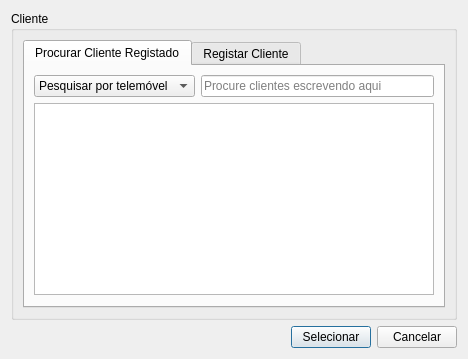
<?xml version="1.0" encoding="UTF-8"?>
<ui version="4.0">
 <class>SelectClientDialog</class>
 <widget class="QDialog" name="SelectClientDialog">
  <property name="geometry">
   <rect>
    <x>0</x>
    <y>0</y>
    <width>462</width>
    <height>322</height>
   </rect>
  </property>
  <property name="windowTitle">
   <string>Seleção/Registo de Cliente</string>
  </property>
  <layout class="QVBoxLayout" name="verticalLayout_2">
   <property name="sizeConstraint">
    <enum>QLayout::SetFixedSize</enum>
   </property>
   <item>
    <widget class="QGroupBox" name="groupBox">
     <property name="title">
      <string>Cliente</string>
     </property>
     <layout class="QVBoxLayout" name="verticalLayout">
      <item>
       <widget class="QTabWidget" name="SelectionTabWidget">
        <property name="focusPolicy">
         <enum>Qt::ClickFocus</enum>
        </property>
        <widget class="QWidget" name="tab">
         <attribute name="title">
          <string>Procurar Cliente Registado</string>
         </attribute>
         <layout class="QVBoxLayout" name="verticalLayout_4">
          <property name="sizeConstraint">
           <enum>QLayout::SetFixedSize</enum>
          </property>
          <item>
           <layout class="QHBoxLayout" name="horizontalLayout">
            <item>
             <widget class="QComboBox" name="SearchCriteriaComboBox">
              <item>
               <property name="text">
                <string>Pesquisar por telemóvel</string>
               </property>
              </item>
              <item>
               <property name="text">
                <string>Pesquisar por nome</string>
               </property>
              </item>
             </widget>
            </item>
            <item>
             <widget class="QLineEdit" name="SearchEntry">
              <property name="maximumSize">
               <size>
                <width>300</width>
                <height>16777215</height>
               </size>
              </property>
              <property name="maxLength">
               <number>50</number>
              </property>
              <property name="placeholderText">
               <string>Procure clientes escrevendo aqui</string>
              </property>
              <property name="clearButtonEnabled">
               <bool>true</bool>
              </property>
             </widget>
            </item>
           </layout>
          </item>
          <item>
           <widget class="QTableView" name="ClientTableView">
            <property name="minimumSize">
             <size>
              <width>400</width>
              <height>0</height>
             </size>
            </property>
            <property name="maximumSize">
             <size>
              <width>400</width>
              <height>16777215</height>
             </size>
            </property>
            <property name="focusPolicy">
             <enum>Qt::ClickFocus</enum>
            </property>
            <property name="selectionMode">
             <enum>QAbstractItemView::SingleSelection</enum>
            </property>
            <property name="selectionBehavior">
             <enum>QAbstractItemView::SelectRows</enum>
            </property>
            <property name="verticalScrollMode">
             <enum>QAbstractItemView::ScrollPerPixel</enum>
            </property>
            <property name="horizontalScrollMode">
             <enum>QAbstractItemView::ScrollPerPixel</enum>
            </property>
            <attribute name="verticalHeaderVisible">
             <bool>false</bool>
            </attribute>
           </widget>
          </item>
         </layout>
        </widget>
        <widget class="QWidget" name="tab_2">
         <attribute name="title">
          <string>Registar Cliente</string>
         </attribute>
         <layout class="QFormLayout" name="formLayout_2">
          <item row="0" column="0">
           <widget class="QLabel" name="label_2">
            <property name="text">
             <string>Nome</string>
            </property>
           </widget>
          </item>
          <item row="0" column="1">
           <widget class="QLineEdit" name="ClientNameEntry">
            <property name="maxLength">
             <number>100</number>
            </property>
            <property name="clearButtonEnabled">
             <bool>false</bool>
            </property>
           </widget>
          </item>
          <item row="1" column="1">
           <widget class="QLineEdit" name="ClientPhoneEntry">
            <property name="maxLength">
             <number>9</number>
            </property>
           </widget>
          </item>
          <item row="1" column="0">
           <widget class="QLabel" name="label_7">
            <property name="text">
             <string>Número</string>
            </property>
           </widget>
          </item>
          <item row="2" column="0">
           <widget class="QLabel" name="label_8">
            <property name="text">
             <string>Endereço</string>
            </property>
           </widget>
          </item>
          <item row="2" column="1">
           <widget class="QLineEdit" name="ClientAddressEntry">
            <property name="maxLength">
             <number>50</number>
            </property>
           </widget>
          </item>
         </layout>
        </widget>
       </widget>
      </item>
     </layout>
    </widget>
   </item>
   <item>
    <widget class="QFrame" name="frame_2">
     <property name="sizePolicy">
      <sizepolicy hsizetype="Preferred" vsizetype="Fixed">
       <horstretch>0</horstretch>
       <verstretch>0</verstretch>
      </sizepolicy>
     </property>
     <property name="frameShape">
      <enum>QFrame::NoFrame</enum>
     </property>
     <property name="frameShadow">
      <enum>QFrame::Raised</enum>
     </property>
     <layout class="QHBoxLayout" name="horizontalLayout_2">
      <property name="leftMargin">
       <number>0</number>
      </property>
      <property name="topMargin">
       <number>0</number>
      </property>
      <property name="rightMargin">
       <number>0</number>
      </property>
      <property name="bottomMargin">
       <number>0</number>
      </property>
      <item>
       <spacer name="horizontalSpacer">
        <property name="orientation">
         <enum>Qt::Horizontal</enum>
        </property>
        <property name="sizeHint" stdset="0">
         <size>
          <width>40</width>
          <height>20</height>
         </size>
        </property>
       </spacer>
      </item>
      <item>
       <widget class="QPushButton" name="SelectButton">
        <property name="text">
         <string>Selecionar</string>
        </property>
       </widget>
      </item>
      <item>
       <widget class="QPushButton" name="CancelButton">
        <property name="text">
         <string>Cancelar</string>
        </property>
       </widget>
      </item>
     </layout>
    </widget>
   </item>
  </layout>
 </widget>
 <tabstops>
  <tabstop>SearchEntry</tabstop>
  <tabstop>SearchCriteriaComboBox</tabstop>
  <tabstop>SelectButton</tabstop>
  <tabstop>CancelButton</tabstop>
  <tabstop>ClientNameEntry</tabstop>
 </tabstops>
 <resources/>
 <connections/>
</ui>
